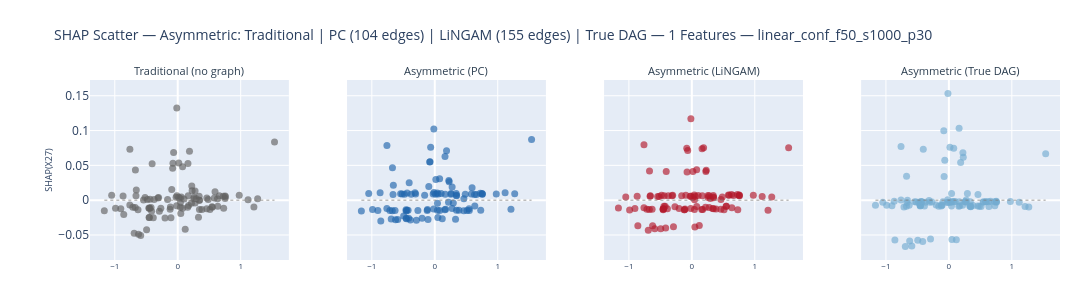

The cell this chart's notebook holds for it:
### Code cell
fig_scatter_pc_vs_lingam = plot_shap_scatter_pc_vs_lingam(
    shap_data, feature_names, scratch_rank, top_features, x_test,
    pc_edges, lingam_edges, DATASET, N_TOP_FEATURES,
    method= "Asymmetric",
    features=features_names,
    save_dir=PLOTS_DIR,
)
